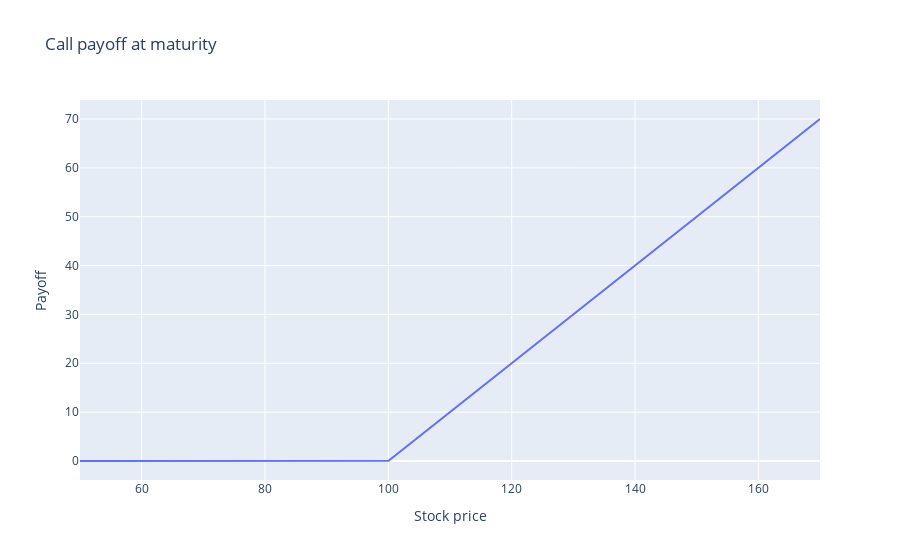

Notebook code for this chart:
### Code cell
terminal_prices = np.linspace(50, 170, 200)
payoff = np.maximum(terminal_prices - K, 0)
fig = go.Figure()
fig.add_trace(go.Scatter(x=terminal_prices, y=payoff, name="Call payoff"))
fig.update_layout(title="Call payoff at maturity", xaxis_title="Stock price", yaxis_title="Payoff")
fig

### Figure 1 — Plotly figure (JSON) as saved in the notebook; plotly's stock layout.template omitted (floating-point values rounded to 4 significant figures; data arrays with more than 128 entries replaced by an {"elided": "..."} marker saying what was removed)
{"data": [{"name": "Call payoff", "type": "scatter", "x": {"elided": "200 float values"}, "y": {"elided": "200 float values"}}], "layout": {"title": {"text": "Call payoff at maturity"}, "xaxis": {"title": {"text": "Stock price"}}, "yaxis": {"title": {"text": "Payoff"}}}}
